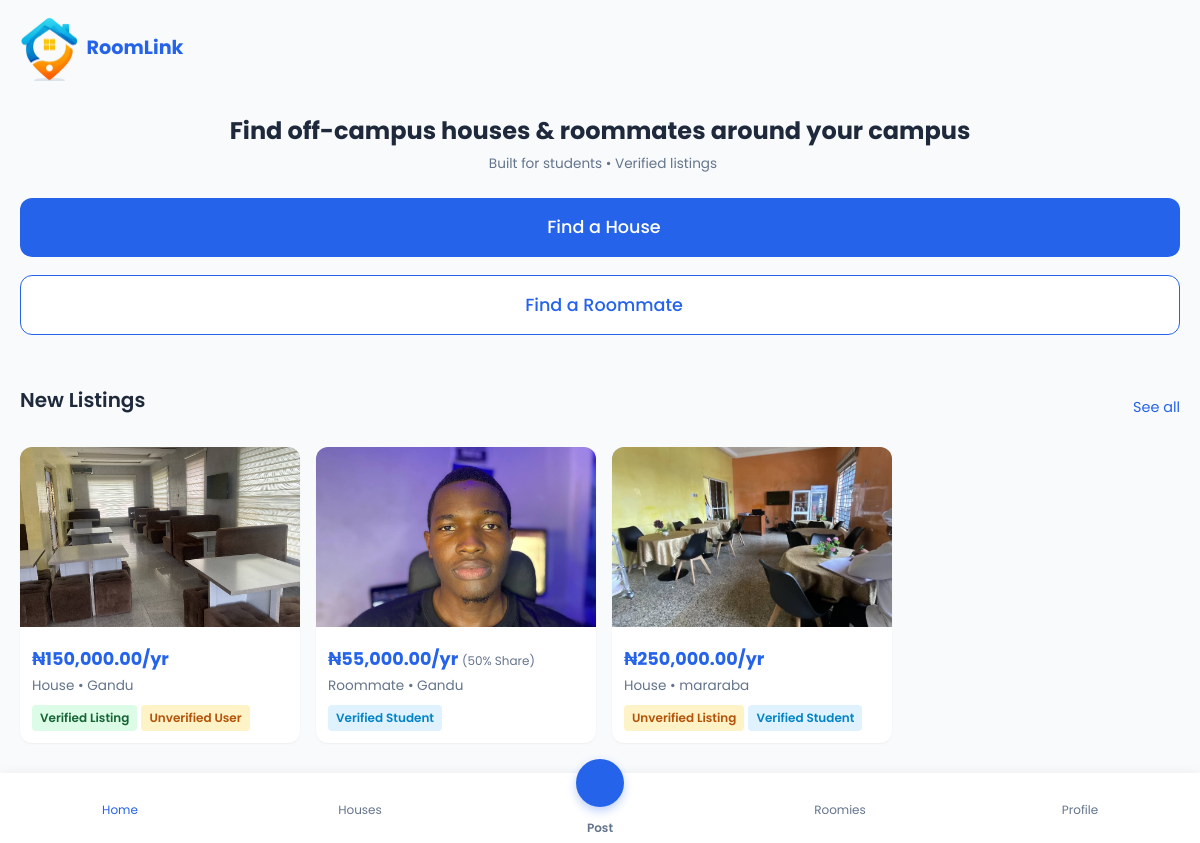
/ (signed in), run on the app's committed database.
### core/models.py (models this page shows, shortened)
class Listing(models.Model):
    LISTING_TYPE_CHOICES = [
        ('house', 'House'),
        ('roommate', 'Roommate'),
    ]
    title = models.CharField(max_length=255)
    description = models.TextField()
    rent = models.DecimalField(max_digits=10, decimal_places=2)
    location = models.CharField(max_length=255)
    listing_type = models.CharField(max_length=20, choices=LISTING_TYPE_CHOICES)
    GENDER_CHOICES = [('male', 'Male'), ('female', 'Female')]
    gender_preference = models.CharField(max_length=10, choices=GENDER_CHOICES, blank=True, null=True)
    LEVEL_CHOICES = [('100', '100 Lvl'), ('200', '200 Lvl'), ('300', '300 Lvl'), ('400', '400 Lvl'), ('500', '500 Lvl')]
    level_preference = models.CharField(max_length=10, choices=LEVEL_CHOICES, blank=True, null=True)
    interests = models.CharField(max_length=255, blank=True, null=True, help_text="Comma separated interests (e.g. Reading, Music, Sports)")
    image = models.ImageField(upload_to='listing_images/', blank=True, null=True)
    posted_by = models.ForeignKey(User, on_delete=models.CASCADE, related_name='listings')
    is_verified_listing = models.BooleanField(default=False)
    views_count = models.PositiveIntegerField(default=0)
    created_at = models.DateTimeField(auto_now_add=True)

### core/views.py (the view)
# urls.py: path('', views.home, name='home'),
def home(request):
    featured_houses = Listing.objects.all().order_by(
        '-is_verified_listing', '-created_at'
    )[:5]
    return render(request, 'home.html', {'featured_houses': featured_houses})

### templates/home.html (shortened to what this page needs)
{% extends 'base.html' %}
{% load static humanize %}
{% block content %}
<section id="home-screen" class="screen-page">
    <div class="hero">
        <h1>Find off-campus houses & roommates around your campus</h1>
        <p class="trust-note"> Built for students • Verified listings</p>
        <div class="hero-actions">
            <a href="{% url 'houses' %}" class="btn btn-primary btn-large text-decoration-none">
                 Find a House
            </a>
            <a href="{% url 'roommates' %}" class="btn btn-secondary btn-large text-decoration-none">
                 Find a Roommate
            </a>
        </div>
    </div>
    <div class="featured-section">
        <div class="section-header">
            <h2>New Listings</h2>
            <a href="{% url 'houses' %}" class="btn-link">See all</a>
        </div>
        <div class="horizontal-scroll" id="home-featured-list">
            {% for house in featured_houses %}
            <a href="{% url 'listing_detail' house.id %}" class="card-link">
                <div class="card">
                    {% if house.image %}
                    <img src="{{ house.image.url }}" class="card-image" alt="{{ house.title }}">
                    {% else %}
                    <div class="card-image" style="background:#f0f0f0; display:flex; align-items:center; justify-content:center; color:#aaa;">
                        <i class="ph ph-image" style="font-size:2rem;"></i>
                    </div>
                    {% endif %}
                    <div class="card-content">
                        <div class="card-price">
                            ₦{{ house.rent|intcomma }}/yr
                            {% if house.listing_type == 'roommate' %}
                            <span style="font-size:0.75rem; color:var(--text-muted); font-weight:normal;">(50% Share)</span>
                            {% endif %}
                        </div>
                        <div class="card-meta">{{ house.get_listing_type_display }} • {{ house.location }}</div>
                        <div style="margin-top:8px; display:flex; gap:4px; flex-wrap:wrap;">
                            {% if house.listing_type == 'roommate' %}
                                {% if house.posted_by.is_verified_student %}
                                <span class="badge" style="background:#e0f2fe; color:#0284c7;"> Verified Student</span>
                                {% else %}
                                <span class="badge" style="background:#FEF3C7; color:#B45309;">Unverified User</span>
                                {% endif %}
                            {% else %}
                                {% if house.is_verified_listing %}
                                <span class="badge badge-verified"> Verified Listing</span>
                                {% else %}
                                <span class="badge" style="background:#FEF3C7; color:#B45309;">Unverified Listing</span>
                                {% endif %}
                                {% if house.posted_by.is_verified_student %}
                                <span class="badge" style="background:#e0f2fe; color:#0284c7;"> Verified Student</span>
                                {% else %}
                                <span class="badge" style="background:#FEF3C7; color:#B45309;">Unverified User</span>
                                {% endif %}
                            {% endif %}
                        </div>
                    </div>
                </div>
            </a>
            {% empty %}
            <div class="skeleton-card"></div>
            <div class="skeleton-card"></div>
            {% endfor %}
        </div>
    </div>
</section>
{% endblock %}

### static/css/styles.css (style rules this page uses)
:root { --primary: #2563EB; --primary-dark: #1D4ED8; --secondary: #F97316; --bg-color: #F8FAFC; --card-bg: #FFFFFF; --text-main: #1E293B; --text-muted: #64748B; --border-color: #E2E8F0; --shadow-sm: 0 1px 2px 0 rgb(0 0 0 / 0.05); --shadow-md: 0 4px 6px -1px rgb(0 0 0 / 0.1), 0 2px 4px -2px rgb(0 0 0 / 0.1); --radius-sm: 8px; --radius-md: 12px; --radius-lg: 16px; --nav-height: 70px; }
* { box-sizing: border-box; margin: 0; padding: 0; -webkit-tap-highlight-color: transparent; }
body { font-family: 'Poppins', -apple-system, BlinkMacSystemFont, "Segoe UI", Roboto, Helvetica, Arial, sans-serif; background-color: var(--bg-color); color: var(--text-main); line-height: 1.5; padding-bottom: calc(var(--nav-height) + 20px); overscroll-behavior-y: none; }
h1 { font-size: 1.5rem; font-weight: 700; line-height: 1.2; margin-bottom: 0.5rem; }
h2 { font-size: 1.25rem; font-weight: 600; margin-bottom: 1rem; }
p { font-size: 0.95rem; color: var(--text-muted); }
a { text-decoration: none; color: inherit; }
.text-decoration-none { text-decoration: none !important; }
.btn { display: inline-flex; align-items: center; justify-content: center; gap: 8px; padding: 12px 20px; border-radius: var(--radius-md); font-weight: 500; border: none; cursor: pointer; transition: transform 0.15s ease, opacity 0.2s; font-size: 1rem; text-decoration: none; }
.btn-primary { background-color: var(--primary); color: white; }
.btn-secondary { background-color: white; color: var(--primary); border: 1px solid var(--primary); }
.btn-large { width: 100%; padding: 16px; margin-bottom: 10px; font-size: 1.1rem; }
.btn-link { background: none; color: var(--primary); padding: 0; font-size: 0.9rem; border: none; cursor: pointer; }
.screen-page { padding: 0 20px; animation: fadeIn 0.3s ease; min-height: 80vh; }
.hero { text-align: center; padding: 20px 0 40px; }
.trust-note { display: flex; align-items: center; justify-content: center; gap: 6px; font-size: 0.85rem; margin-bottom: 24px; color: var(--text-muted); }
.hero-actions { display: flex; flex-direction: column; gap: 8px; }
.section-header { display: flex; justify-content: space-between; align-items: center; margin-bottom: 16px; }
.horizontal-scroll { display: flex; gap: 16px; overflow-x: auto; padding-bottom: 10px; scroll-snap-type: x mandatory; margin: 0 -20px; padding: 0 20px 10px; }
.card-link { display: block; min-width: 280px; scroll-snap-align: start; }
.card { background: var(--card-bg); border-radius: var(--radius-md); overflow: hidden; box-shadow: var(--shadow-sm); transition: transform 0.2s; height: 100%; }
.card-image { width: 100%; height: 180px; object-fit: cover; background-color: #eee; }
.card-content { padding: 12px; }
.card-price { font-weight: 700; font-size: 1.1rem; color: var(--primary); }
.card-meta { display: flex; align-items: center; gap: 12px; font-size: 0.85rem; color: var(--text-muted); margin-top: 4px; }
.badge { padding: 4px 8px; border-radius: 4px; font-size: 0.75rem; font-weight: 600; display: inline-block; }
.badge-verified { background-color: #DCFCE7; color: #166534; }

### data on the page
Listing: image (picture), rent "150,000.00", listing_type "House", location "Gandu", is_verified_listing "Verified Listing", shows "Unverified User"
Listing: image (picture), rent "55,000.00", shows "(50% Share)", listing_type "Roommate", location "Gandu", shows "Verified Student"
Listing: image (picture), rent "250,000.00", listing_type "House", location "mararaba", is_verified_listing "Unverified Listing", shows "Verified Student"
